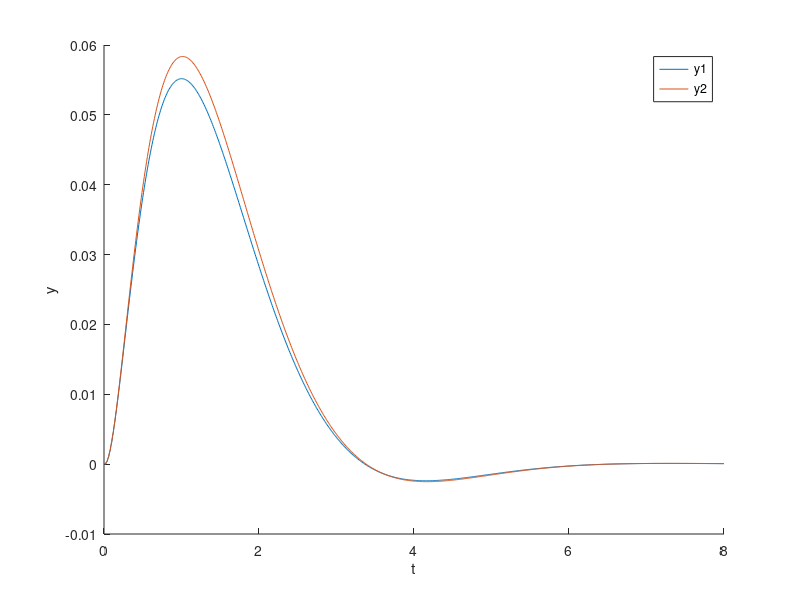

The MATLAB source for this figure:
% Dane
clearvars;
tspan = [0,8];
x = @(t) exp(-t)*sin(t);
A = [-19/3, 2/3; -2/3, -14/3];
b = [1;1];
dt = 0.01;
t = tspan(1) : dt : tspan(2);
N = length(t);
I = [1,0;0,1];
f = @(t,y) A*y + b*x(t);

% Podpunkt c
y = zeros(2,N);
y(:,2) = (I - A*dt) \ ( dt*f(t(2),y(:,2)));

for i = 3:N
    y(:,i) = (I - A*dt) \ ( y(:,i-2) + dt*f(t(i-2),y(:,i-2)) + dt*b*x(t(i-2)));
end

figure(1);
hold on;
plot(t, y(1,:));
plot(t, y(2,:));
xlabel("t");
ylabel("y");
legend("y1","y2");
hold off;